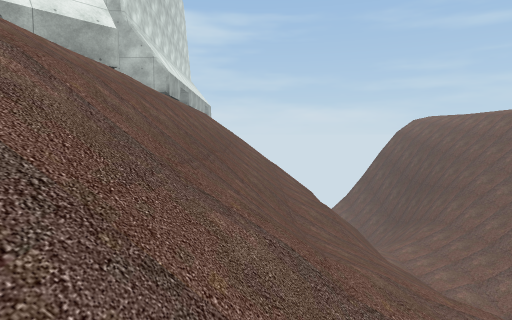
View 1 (above)

20 first-person views from a walk through a Unity game level. The camera is 1.4 m above the floor, tilts 4° down and sees 75° across. The floor is counted in squares, 2 m on a side. Each view is taken from the middle of a square. On the plan, view 1 faces up. The plan holds only what a view shows up to about 10 squares ahead; the rest is blank. The place goes on beyond the plan. Some animated figures are not drawn. Some surface patterns are stand-ins.

View 2
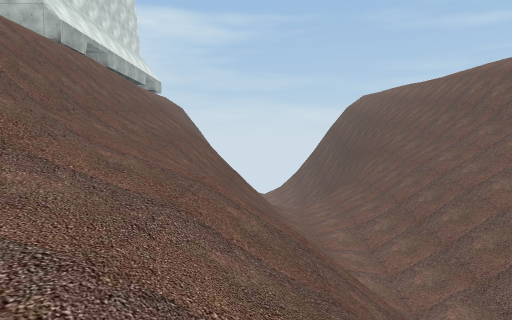

View 3
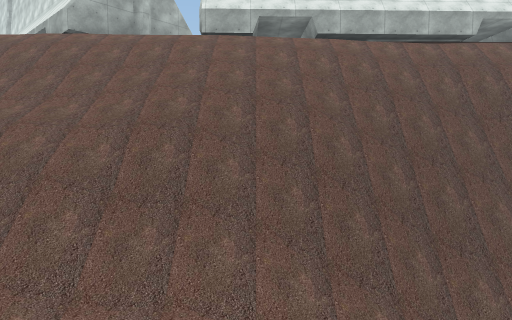

View 4
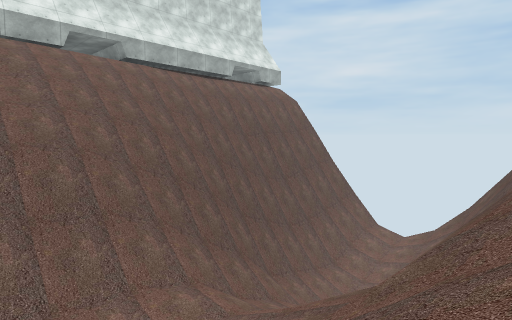

View 5
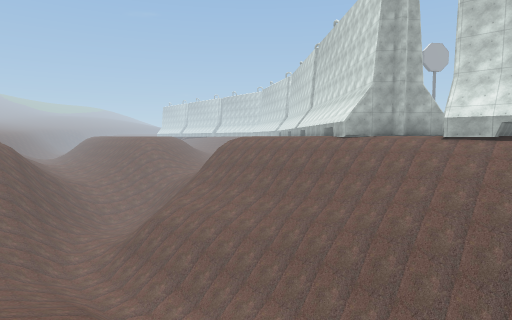

View 6
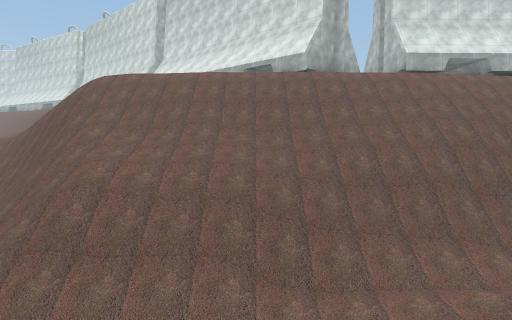

View 7
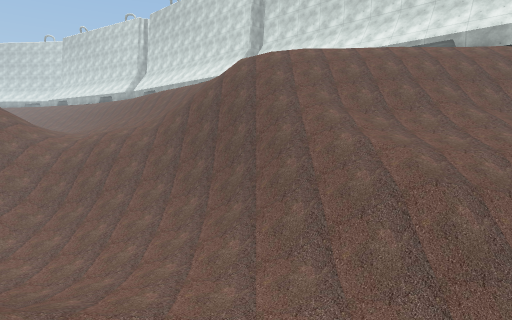

View 8
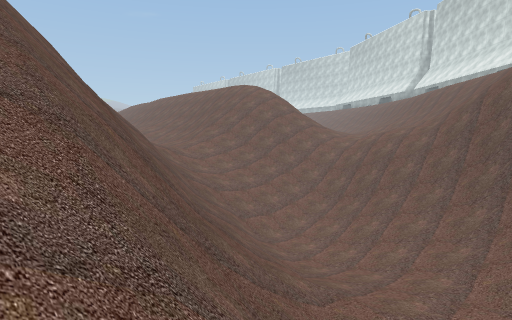

View 9
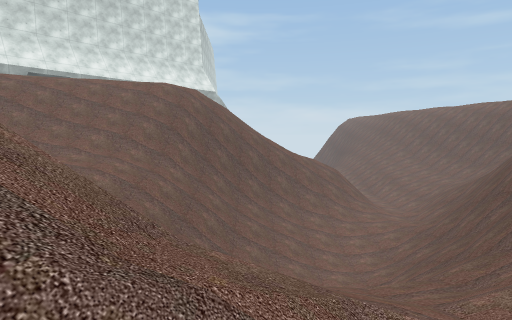

View 10
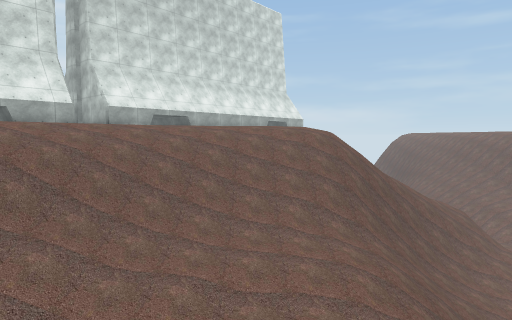

View 11
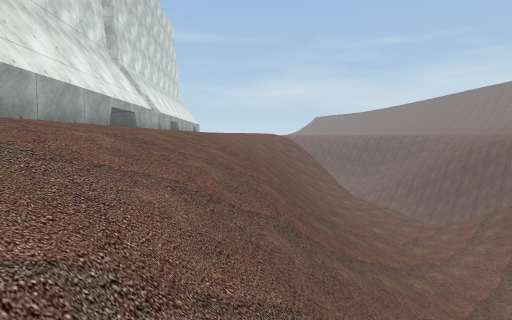

View 12
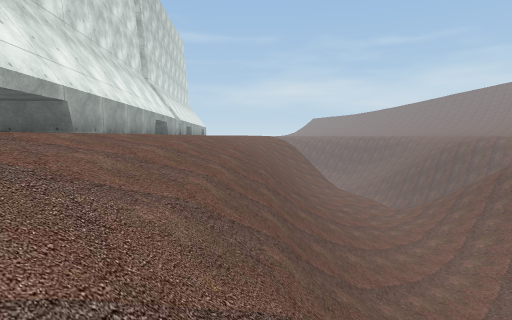

View 13
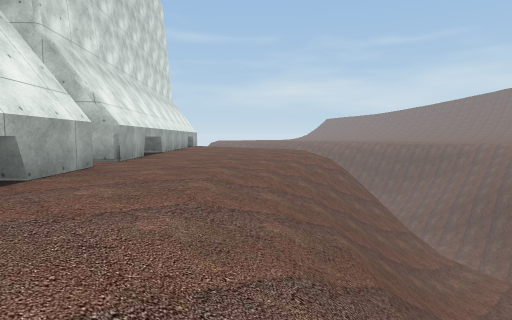

View 14
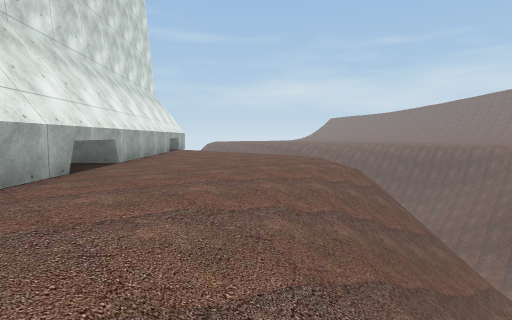

View 15
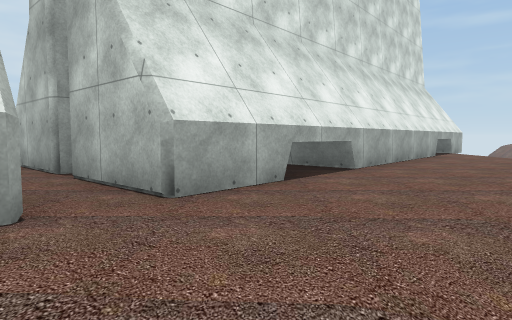

View 16
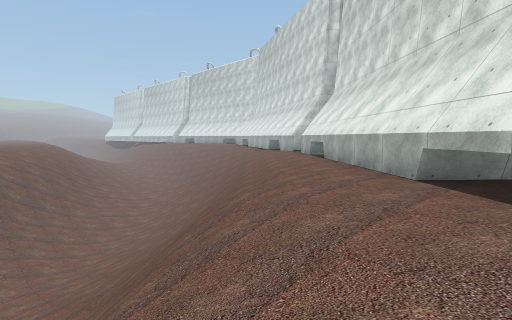

View 17
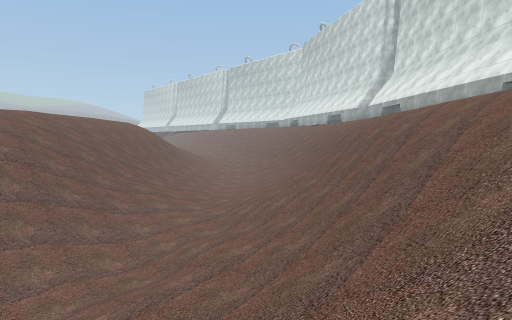

View 18
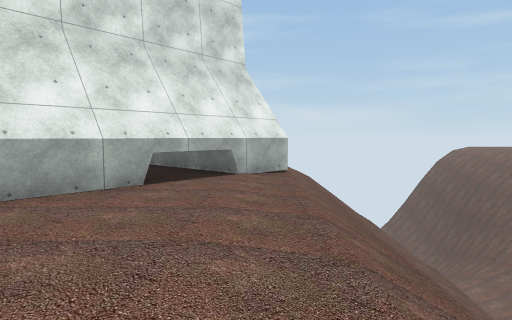

View 19
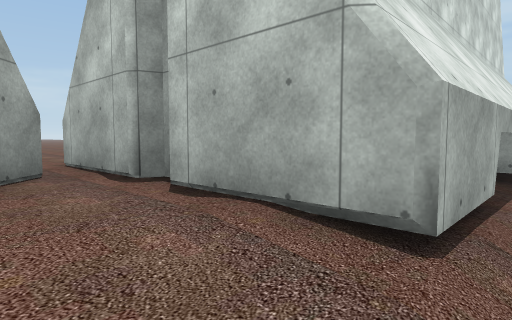

View 20
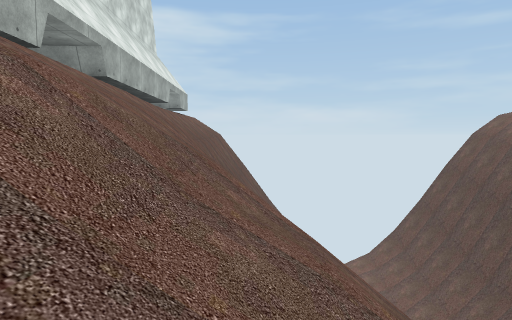

### Floor plan
Key: @ floor where view 1 was taken; # wall or solid block; x gap in a wall; . floor; / step, stairs or slope; = window, fence, low wall or low ledge; v drop or lower ground.
Columns run from 17 left of view 1 to 10 right of it. Each row starts with its distance up from view 1.
 20                        #
 19                       /#
 18               =/     //#
 17               #/vv  ///#
 16               #/vv #/ /#
 15               #/vv #/  #
 14               #/vv #/
 13              ##///v#//     /
 12               =///v#=/
 11               #////==/////
 10         ..#####////#///////#
  9          ..x../////#=//////#
  8             #.//////=//////
  7             ##.////////////
  6             ###///////////
  5             ###////////////
  4             ##./////////////
  3            ##..////////////
  2           ##...//////// ///
  1          ##.../////////  //
  0     ##   #....///@///=/
 -1      ####...../////////
 -2       ###....//=v##=///  /
 -3       #.../////v##///// =/
 -4      ##.///////##///////=/
 -5     ##.////////=///////##/
 -6    ##.////////////////##v
 -7   ##./////////////////# v
 -8  ##./////////////////##v/
 -9  #./////////// // ///#vv
-10 #./////////////// ///
-11 ./////////////  / ///
-12 //////////////  ////
-13 //////////////  //
-14 /    //// ////   /

Where each view was taken, in squares from view 1:
view 1: 0 up, 0 right, facing up
view 2: 0 up, 3 right, facing up
view 3: 11 up, 7 right, facing left
view 4: 8 up, 8 right, facing up-left
view 5: 13 up, 10 right, facing down-left
view 6: 4 up, 10 right, facing left
view 7: 2 down, 8 right, facing left
view 8: 2 down, 8 right, facing down-left
view 9: 14 down, 0 right, facing up
view 10: 13 down, 5 left, facing up
view 11: 12 down, 15 left, facing up-right
view 12: 14 down, 17 left, facing up-right
view 13: 8 down, 12 left, facing up-right
view 14: 6 down, 10 left, facing up-right
view 15: 5 down, 9 left, facing up
view 16: 4 down, 8 left, facing down-left
view 17: 4 down, 3 left, facing down-left
view 18: 1 down, 3 left, facing up
view 19: 8 up, 2 left, facing up-left
view 20: 7 up, 0 right, facing up
